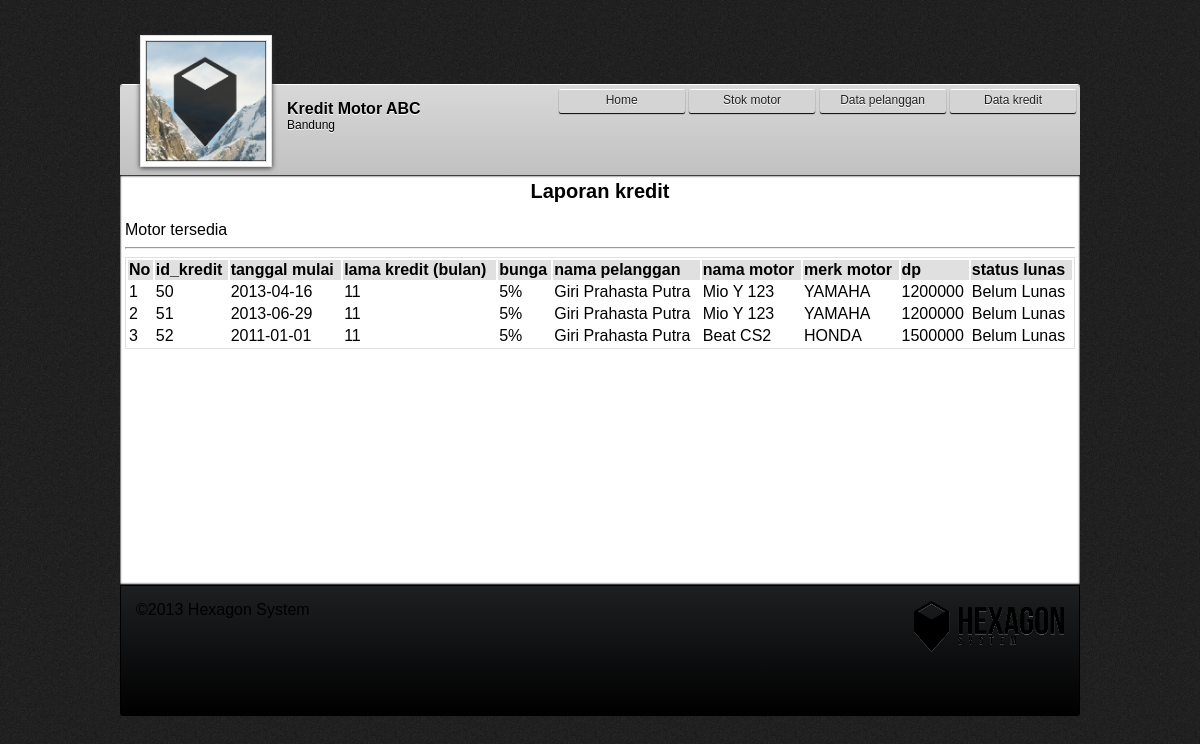
Page /laporan_kredit.php on the committed database.
### tables this page shows
CREATE TABLE IF NOT EXISTS `kredit` (
  `id_kredit` int(100) NOT NULL AUTO_INCREMENT,
  `tanggal_mulai` date NOT NULL,
  `lama_tahun_kredit` int(11) NOT NULL,
  `bunga` float NOT NULL,
  `id_pelanggan` int(11) NOT NULL,
  `id_motor` int(11) NOT NULL,
  `dp` double NOT NULL,
  PRIMARY KEY (`id_kredit`)
);

CREATE TABLE IF NOT EXISTS `pelanggan` (
  `id_pelanggan` int(11) NOT NULL AUTO_INCREMENT,
  `nama` varchar(255) NOT NULL,
  `alamat` varchar(500) NOT NULL,
  `no_telp` varchar(20) NOT NULL,
  `pekerjaan` varchar(100) NOT NULL,
  `no_ktp` varchar(255) NOT NULL,
  PRIMARY KEY (`id_pelanggan`)
);

CREATE TABLE IF NOT EXISTS `motor` (
  `id_motor` int(11) NOT NULL AUTO_INCREMENT,
  `merk_motor` varchar(500) NOT NULL,
  `nama_motor` varchar(500) NOT NULL,
  `tahun` int(11) NOT NULL,
  `no_rangka` varchar(500) NOT NULL,
  `no_mesin` varchar(500) NOT NULL,
  `harga` double NOT NULL,
  `tersedia` int(11) NOT NULL DEFAULT '1' COMMENT '0 = tidak, 1 = tersedia',
  PRIMARY KEY (`id_motor`)
);

### include/DB.class.php (called while the page is built, shortened)
<?php
	class DB{
		var $db_host = 'localhost';
		var $db_user = 'root';
		var $db_password = '';
		var $result = '';
		function open(){
			$this->db_link = mysql_connect($this->db_host, $this->db_user, $this->db_password );
		}
		function execute($query=''){
			$this->result = mysql_query($query);
			if ($this->result) {
				return $this->result;
			}else{
				echo mysql_error();
			}
		}
		function getResult(){
			return mysql_fetch_array($this->result);
		}
	}
?>

### include/Kredit.class.php (called while the page is built, shortened)
<?php
	class Kredit extends DB{
		function getKredit(){
			$query = "SELECT * FROM Kredit as k, Pelanggan as p, Motor as m WHERE k.id_motor = m.id_motor AND
																				  k.id_pelanggan = p.id_pelanggan";
			return $this->execute($query);
		}
		function isLunas($id_kredit){
			$query = "SELECT COUNT(*) FROM Angsur WHERE id_kredit = $id_kredit";
			$this->execute($query);
			$result = $this->getResult();
			$banyak_angsur = $result['COUNT(*)'];
			$query = "SELECT COUNT(*) FROM Angsur WHERE id_kredit = $id_kredit AND sudah_bayar = 1";
			$this->execute($query);
			$result = $this->getResult();
			$banyak_lunas = $result['COUNT(*)'];
			if ($banyak_angsur == $banyak_lunas) {
				return true;
			}else{
				return false;
			}
		}
	}

### laporan_kredit.php (the view, shortened to what this page needs)
<?php
	include("include/DB.class.php");
	include("include/Kredit.class.php");
	$kredit_db = new Kredit();
	$tabel_content = "";
	$tabel_open = "<table border=1 width='100%'>
						<tr class='top'>
							<td>No</td>
							<td>id_kredit</td>
							<td>tanggal mulai</td>
							<td>lama kredit (bulan)</td>
							<td>bunga</td>
							<td>nama pelanggan</td>
							<td>nama motor</td>
							<td>merk motor</td>
							<td>dp</td>
							<td>status lunas</td>
						</tr>";
	$tabel_close = "</table>";
	$tabel_content .= $tabel_open;
	$counter = 1;
	$kredit_db->getKredit();
	while($i = $kredit_db->getResult()){
		$kredit2_db = new Kredit();
		$status_lunas = $kredit2_db->isLunas($i['id_kredit']);;
		$lunas = "";
		if ($status_lunas == true) {
			$lunas = "Lunas";
		}else{
			$lunas = "Belum Lunas";
		}
		$tabel_content .= "<tr>";
			$tabel_content .= 	"<td>".
									$counter.
								"</td>".
								"<td>".
							  		$i['id_kredit'].
							  	"</td>".
							  	"<td>".
							  		$i['tanggal_mulai'].
							  	"</td>".
							  	"<td>".
							  		$i['lama_tahun_kredit'].
							  	"</td>".
							  	"<td>".
							  		$i['bunga']."%".
							  	"</td>".
							  	"<td>".
							  		$i['nama'].
							  	"</td>".
							  	"<td>".
							  		$i['nama_motor'].
							  	"</td>".
							  	"<td>".
							  		$i['merk_motor'].
							  	"</td>".
							  	"<td>".
							  		$i['dp'].
							  	"</td>".
							  	"<td>".
							  		$lunas.
							  	"</td>";
		$tabel_content .= "</tr>";
		$counter++;
	}
?>

### styles/style.css (style rules this page uses)
body { margin: 0; background-image: url(../img/grain.png); font-family: arial, sans-serif; }
#header { height: 80px; width: 960px; margin: 0px auto; }
.left { float : left; }
.right { float: right; }
#topbar { background: #d8d8d8; background: -moz-linear-gradient(top, #d8d8d8 0%, #c1c1c1 100%); background: -webkit-gradient(linear, left top, left bottom, color-stop(0%,#d8d8d8), color-stop(100%,#c1c1c1)); background: -webkit-linear-gradient(top, #d8d8d8 0%,#c1c1c1 100%); background: -o-linear-gradient(top, #d8d8d8 0%,#c1c1c1 100%); background: -ms-linear-gradient(top, #d8d8d8 0%,#c1c1c1 100%); background: linear-gradient(to bottom, #d8d8d8 0%,#c1c1c1 100%); filter: progid:DXImageTransform.Microsoft.gradient( startColorstr='#d8d8d8', endColorstr='#c1c1c1',GradientType=0 ); border-radius: 3px 3px 0px 0px; height: 90px; width: 960px; box-shadow: 0px 1px 0px #000, 0px -1px 0px #fff; }
#photobar { width: 960px; }
#topbar_content { padding: 4px; }
#body { width: 960px; margin: 0px auto; min-height: 40px; padding: 5px; }
#bodybar { background-color: #fff; padding: 5px; box-shadow: 0px -1px 2px #000 inset, 0px 1px 2px #000 inset; min-height: 400px; }
#footbar { background: #1d1f21; background: -moz-linear-gradient(top, #1d1f21 0%, #000000 100%); background: -webkit-gradient(linear, left top, left bottom, color-stop(0%,#1d1f21), color-stop(100%,#000000)); background: -webkit-linear-gradient(top, #1d1f21 0%,#000000 100%); background: -o-linear-gradient(top, #1d1f21 0%,#000000 100%); background: -ms-linear-gradient(top, #1d1f21 0%,#000000 100%); background: linear-gradient(to bottom, #1d1f21 0%,#000000 100%); filter: progid:DXImageTransform.Microsoft.gradient( startColorstr='#1d1f21', endColorstr='#000000',GradientType=0 ); height: 100px; border-radius: 0px 0px 3px 3px; border-top: solid 1px #000; border-left: solid 1px #000; border-right: solid 1px #000; padding: 15px; }
.left { float: left; }
.menu { list-style: none; margin-left: -40px; margin-top: 0px; height: 10px; }
.menu > li { display: inline-block; height: 15px; }
.menu > li > a { display: inline-block; border-radius: 2px; text-align: center; width: 120px; padding: 3px; box-shadow: 0px 1px 1px #000; border-top: solid 1px #fff; border-left: 0px; border-right: 0px; border-bottom: 0px; text-shadow: 0px 1px 0px #fff; font-size: 12px; color: #222; cursor: hand; background-color: #d4d4d4; font-size: 0.9em; text-decoration: none; font-size: 12px; height: 17px; }
.photo { width: 130px; height: 130px; background-color: #fff; position: relative; left: 20px; border: 1px #e0e0e0 solid; margin-top: -50px; box-shadow: 0px 1px 5px #333; }
.photo_content { margin: 4px; border: 1px #e0e0e0 solid; width: 120px; height: 120px; }
.profile_name_container { width: 150px; height: 50px; position: relative; left: 20px; margin-top: 15px; margin-left: 15px; }
.profile_name { text-shadow: 0px 1px 0px #fff; }
.profile_more { text-shadow: 0px 1px 0px #fff; font-size: 12px; }
table { border: solid 1px; border-color: #e0e0e0; }
table .top { font-weight: bold; background-color: #e0e0e0; border-top-left-radius: 5px; border-top-right-radius: 5px; }
table tr td { border: none; }
.judul { font-size: 20px; font-weight: bold; text-align: center; }
a, .button-link { text-decoration: none; }

### rows in the picture
kredit: id_kredit "50", tanggal_mulai "2013-04-16", lama_tahun_kredit "11", bunga "5", id_pelanggan.nama "Giri Prahasta Putra", id_motor.nama_motor "Mio Y 123", id_motor.merk_motor "YAMAHA", dp "1200000", lunas "Belum Lunas"
kredit: id_kredit "51", tanggal_mulai "2013-06-29", lama_tahun_kredit "11", bunga "5", id_pelanggan.nama "Giri Prahasta Putra", id_motor.nama_motor "Mio Y 123", id_motor.merk_motor "YAMAHA", dp "1200000", lunas "Belum Lunas"
kredit: id_kredit "52", tanggal_mulai "2011-01-01", lama_tahun_kredit "11", bunga "5", id_pelanggan.nama "Giri Prahasta Putra", id_motor.nama_motor "Beat CS2", id_motor.merk_motor "HONDA", dp "1500000", lunas "Belum Lunas"

### other values in the picture
$this->content "Kredit Motor ABC Bandung Home Stok motor Data pelanggan Data kredit Laporan kredit Motor tersedia ©2013 Hexagon System"
